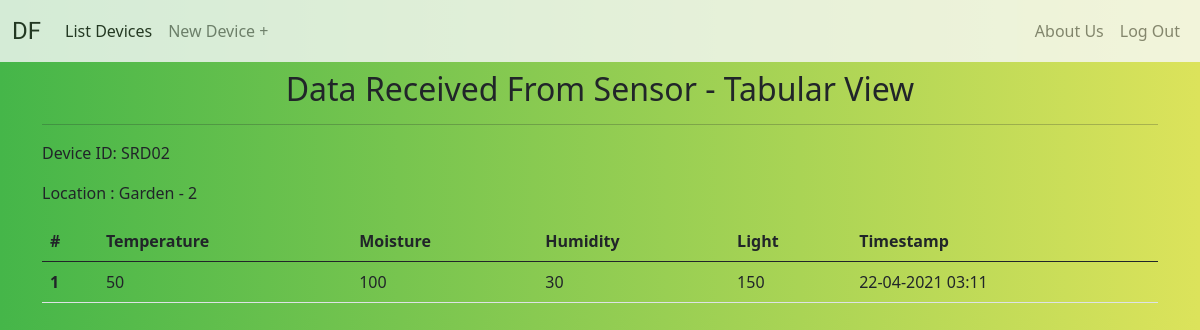
Page /display-data/SRD02/ (signed in) on the earlier database version.
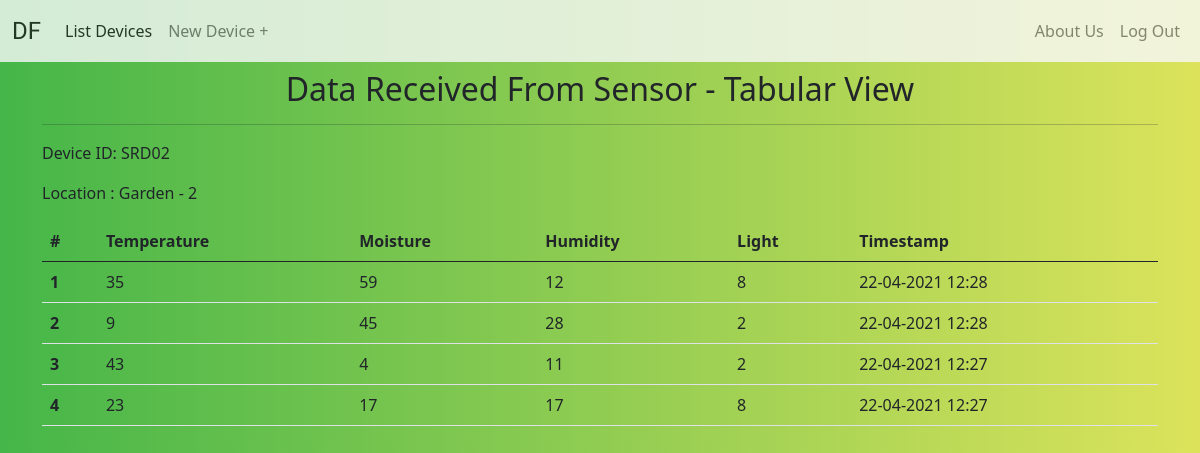
Same page on the later database version.
### monitor/models.py (models this page shows, shortened)
class Device(models.Model):
    user = models.ForeignKey(User,on_delete=models.CASCADE,blank=True)
    device_name = models.CharField(max_length=56)
    location = models.CharField(max_length=56)
    unique_id = models.CharField(max_length = 10,unique=True,blank=True)
    plant = models.ManyToManyField(Plant,blank=True)
    active = models.BooleanField(default=True)

class Plant(models.Model):
    name = models.CharField(max_length=128)
    moisture = models.PositiveIntegerField()
    temperature = models.PositiveIntegerField()
    humidity = models.PositiveIntegerField()
    light = models.PositiveIntegerField()
    timestamp = models.DateTimeField(auto_now_add=True)
    class Meta:
        ordering = ['-timestamp']

### monitor/views.py (the view)
# urls.py: path('display-data/<str:unique_id>/',views.display_plant_data,name='plant-data'),
@login_required
def display_plant_data(request,unique_id):
    device_obj = get_object_or_404(Device,unique_id=unique_id)
    plants_data = device_obj.plant.all()
    context = {
        'device_obj':device_obj,
        'plants_data':plants_data
    }
    return render(request,'monitor/plant-data.html',context=context)

### monitor/templates/monitor/plant-data.html
{% extends 'base.html' %}
{% block content %}
<h2 class="mt-2 text-center">Data Received From Sensor - Tabular View</h2>
<hr>
<p>Device ID: {{device_obj.unique_id}}</p>
<p>Location : {{device_obj.location}}</p>
<table class="table">
    <thead>
      <tr>
        <th scope="col">#</th>
        <th scope="col">Temperature</th>
        <th scope="col">Moisture</th>
        <th scope="col">Humidity</th>
        <th scope="col">Light</th>
        <th scope="col">Timestamp</th>
      </tr>
    </thead>
    <tbody>
    {% for each in plants_data %}
      <tr>
        <th scope="row">{{ forloop.counter }}</th>
        <td>{{each.temperature}}</td>
        <td>{{each.moisture}}</td>
        <td>{{each.humidity}}</td>
        <td>{{each.light}}</td>
        <td>{{each.timestamp|date:'d-m-Y H:i'}}</td>
      </tr>
      {% empty %}
      <p class="lead">No Data Yet!</p>
      {% endfor %}
    </tbody>
  </table>
{% endblock %}

### templates/base.html (shortened to what this page needs)
{% load static %}
<!doctype html>
<html lang="en">
  <head>
    <link href="https://cdn.jsdelivr.net/npm/bootstrap@5.0.0-beta3/dist/css/bootstrap.min.css" rel="stylesheet">
    <link rel="stylesheet" href="{% static 'css/style.css' %}">
  </head>
  <body>
    <nav class="navbar navbar-expand-lg navbar-light bg-light">
      <div class="container-fluid">
        <a class="navbar-brand df-font" href="{% url 'monitor:index' %}">DF</a>
        <div class="collapse navbar-collapse" id="navbarSupportedContent">
          <ul class="navbar-nav me-auto mb-2 mb-lg-0">
            <li class="nav-item">
              <a class="nav-link active" aria-current="page" href="{% url 'monitor:list-devices' %}">List Devices</a>
            </li>
            <li class="nav-item">
              <a class="nav-link" href="{% url 'monitor:create-device' %}">New Device +</a>
            </li>
          </ul>
              <ul class="navbar-nav ms-auto mb-2 mb-lg-0">
                <li class="nav-item">
                  <a class="nav-link" href="{% url 'monitor:about' %}">About Us</a>
                </li>
                {% if request.user.is_authenticated %}
                <li class="nav-item">
                  <a class="nav-link" href="{% url 'account_logout' %}">Log Out</a>
                </li>
                {% endif %}
              </ul>
        </div>
      </div>
    </nav>
   <div class="container">
    {% block content %} {% endblock %}
   </div>
  </body>
</html>

### static/css/style.css (style rules this page uses)
body { background: #DCE35B; background: -webkit-linear-gradient(to right, #45B649, #DCE35B); background: linear-gradient(to right, #45B649, #DCE35B); }
.navbar { opacity: 0.8; }
.df-font { font-family: 'Lobster Two', cursive; font-size: x-large; }

Differences in the rows shown:
removed Plant: temperature "50", moisture "100", humidity "30", light "150", timestamp "22-04-2021 03:11"
added Plant: temperature "35", moisture "59", humidity "12", light "8", timestamp "22-04-2021 12:28"
added Plant: temperature "9", moisture "45", humidity "28", light "2", timestamp "22-04-2021 12:28"
added Plant: temperature "43", moisture "4", humidity "11", light "2", timestamp "22-04-2021 12:27"
added Plant: temperature "23", moisture "17", humidity "17", light "8", timestamp "22-04-2021 12:27"
